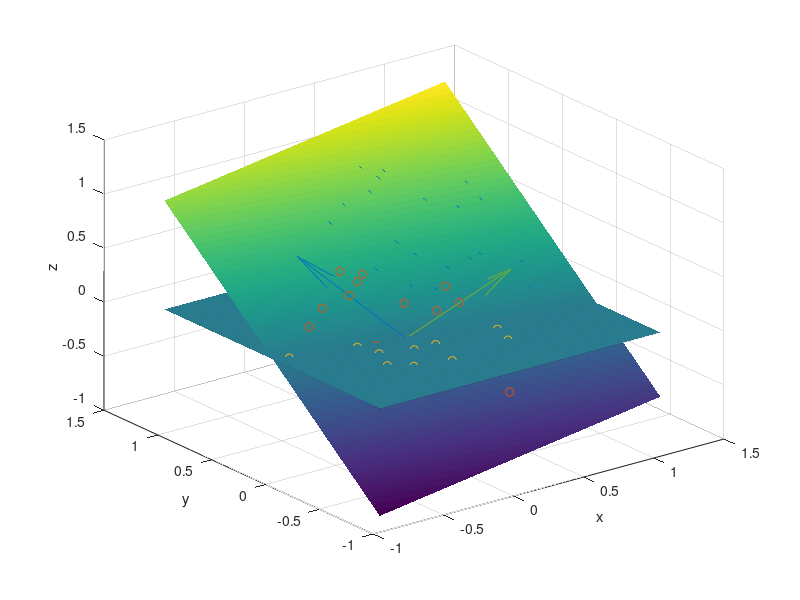

Write MATLAB code to recreate this figure.
function principalComponents()
    generatedPoints = generarPuntos(20);
    plotter();
    plotter3DPoints(generatedPoints);
    matCovarianza = cov(generatedPoints');
    [eVectors, eValues] = eigValVec(matCovarianza);
    gSpace = getEspacioGen(eVectors, eValues, 2);
    ortonormal = isOrtonormal(gSpace);
    medMatrix = mediaProbabilistica(generatedPoints);
    projection = projectionMatriz(medMatrix, gSpace);
    plotter3DPoints(projection);
    plotterVector(gSpace(:,1));
    plotterVector(gSpace(:,2));
    reductoMaxima = reductoDimensionMatrix(projection, gSpace);
    plotter2DPoints(reductoMaxima);
end

function resultado = reductoDimensionMatrix(MatrixProjection, MatrixAutoVectors)
    resultado = [];
    maxI = length(MatrixProjection(1,:));
    while 0 < maxI
        reductoVector = reductoDimensionVector(MatrixProjection(:,1), MatrixAutoVectors);
        resultado = [resultado reductoVector];
        MatrixProjection = MatrixProjection(:, 2:length(MatrixProjection(1,:)));
        maxI = maxI - 1;
    end
end

function resultado = reductoDimensionVector(Vector, MatrixAutoVectors)
    resultado = [];
    maxI = length(MatrixAutoVectors(1,:));
    i = 1;
    while i <= maxI
        reducto = dot(Vector,MatrixAutoVectors(:,i));
        resultado = [resultado; reducto];
        i = i + 1;
    end
end

function proy = projectionMatriz(MatrixProy, Matrix)
    proy = [];
    maxI = length(MatrixProy(1,:));
    while 0 < maxI
        proyVector = projectionVector(MatrixProy(:,1), Matrix);
        proy = [proy proyVector];
        MatrixProy = MatrixProy(:, 2:length(MatrixProy(1,:)));
        maxI = maxI - 1;
    end
end

function proy = projectionVector(vector, Matrix)
    coeficienteProy1 = Matrix*inv(Matrix'*Matrix)*Matrix';
    coeficienteProy2 = Matrix*Matrix';
    proy = coeficienteProy1 * vector;
    proySimp = coeficienteProy2 * vector;
end

function resultado = mediaProbabilistica(Matrix)
    med = median(Matrix(:));
    resultado = Matrix - med;
end

function resultado = isOrtonormal(Matrix)
    resultado = 1;
    maxI = length(Matrix(1,:));
    while 1 < maxI
        vectorOrtonormal = isVectorOrtonormal(Matrix(:,1), Matrix);
        resultado = resultado && vectorOrtonormal;
        Matrix = Matrix(:, 2:length(Matrix(1,:)));
        maxI = maxI - 1;
    end
end

function resultado = isVectorOrtonormal(Vector, Matrix)
    ortogonal = 1;
    normal = 1;
    for i = 1:(length(Matrix(1,:)))
        if(ne(Vector, Matrix(:,i)))
            ortogonal = ortogonal && (dot(Vector', Matrix(:,i)) == 0);
        end
    end
    normal = normal && (dot(Vector,Vector) == 1);
    resultado = ortogonal && normal;
end

function resultado = getEspacioGen(eigVector, eigValues, nBestVectors)
    generatedSpace = [];
    for i = 1:nBestVectors
        [~, IR] = max(eigValues);
        bigOne = eigVector(:, IR);
        eigVectorValuesFirst = eigValues(:, 1:IR-1);
        eigVectorValuesSecond = eigValues(:, IR+1:length(eigValues));
        eigValues = [eigVectorValuesFirst eigVectorValuesSecond];
        generatedSpace = horzcat(generatedSpace, bigOne);
    end
    resultado = generatedSpace;
end

function [eigVectors, eigValues ] = eigValVec(MatCov)
    [eigVectors, eigValues] = eig(MatCov);
    eigValues = sum(eigValues);
end

function resultado = generarPuntos(n)
    E = rand([2 n]);
    X = E(1,:);
    Y = E(2,:);
    z = ecuacionPlano(X,Y);
    resultado = [E;z];
end

function Z = ecuacionPlano(X, Y)
    Z = 0.2.*X + Y + normrnd(0,0.05);
end

function plotter()
    x = -0.8:.001:1.2;
    [X, Y] = meshgrid(x);
    z = ecuacionPlano(X, Y);
    z1 = z.*0;
    figure; 
    surf(X, Y, z);
    shading flat;
    xlabel('x');
    ylabel('y');
    zlabel('z');
    hold on;
    surf(X, Y, z1);
end

function plotter3DPoints(vectors)
    hold on;
    scatter3(vectors(1,:),vectors(2,:),vectors(3,:));
end

function plotter2DPoints(vectors)
    hold on;
    scatter(vectors(1,:),vectors(2,:));
end

function plotterVector(vector)
    hold on;
    quiver3(0,0,0,vector(1), vector(2), vector(3));
end

